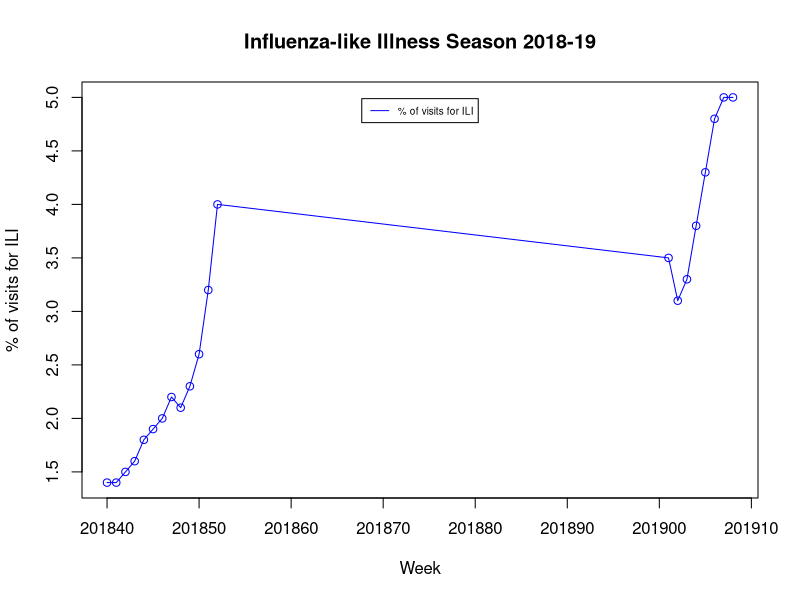

R code for this plot:
library(ggplot2)

a <- read.csv("Influenza_like_illness.csv",header = TRUE)
yaxis <- a[,10]
xaxis <- (a[,1])
plot(xaxis, yaxis, type = 'o', col = 'blue', 
     main='Influenza-like Illness Season 2018-19',
     xlab = 'Week', ylab = '% of visits for ILI')
legend("top", inset = 0.04, legend=c("% of visits for ILI"),
       col="blue", lty=1:10, cex=0.6)
